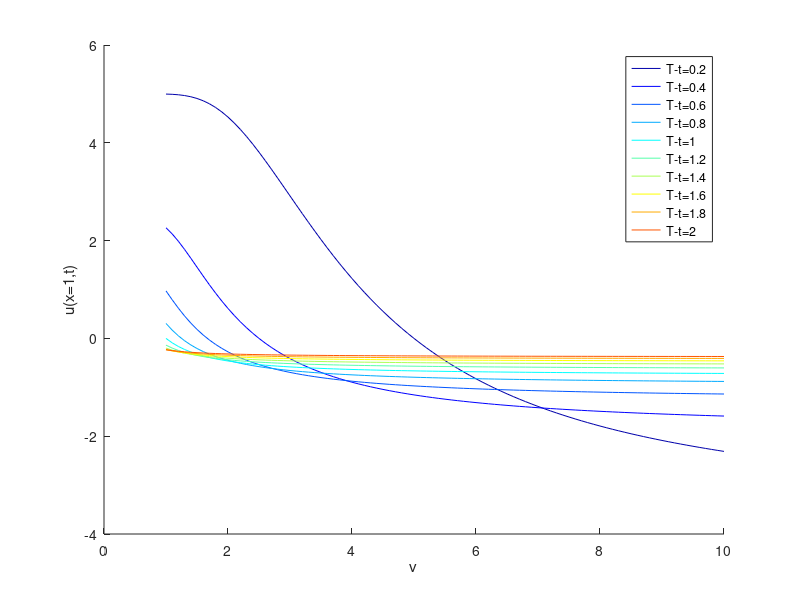

Recreate this plot in MATLAB.
clear 
clc

dt = 0.2:0.2:2;
nus = 1:.1:10;
x = 1;
clr = jet(numel(dt));
legends = cell(1, numel(dt));
hold on
for d_idx = 1:numel(dt)
    d = dt(d_idx);
    th = tanh(x ./ (nus*d) - x)/d;
    plot(nus, th, 'Color', clr(d_idx, :));
    legends{d_idx} = strcat('T-t=',num2str(d));
end

legend(legends)
xlabel('\nu');
ylabel('u(x=1,t)');

hold off
